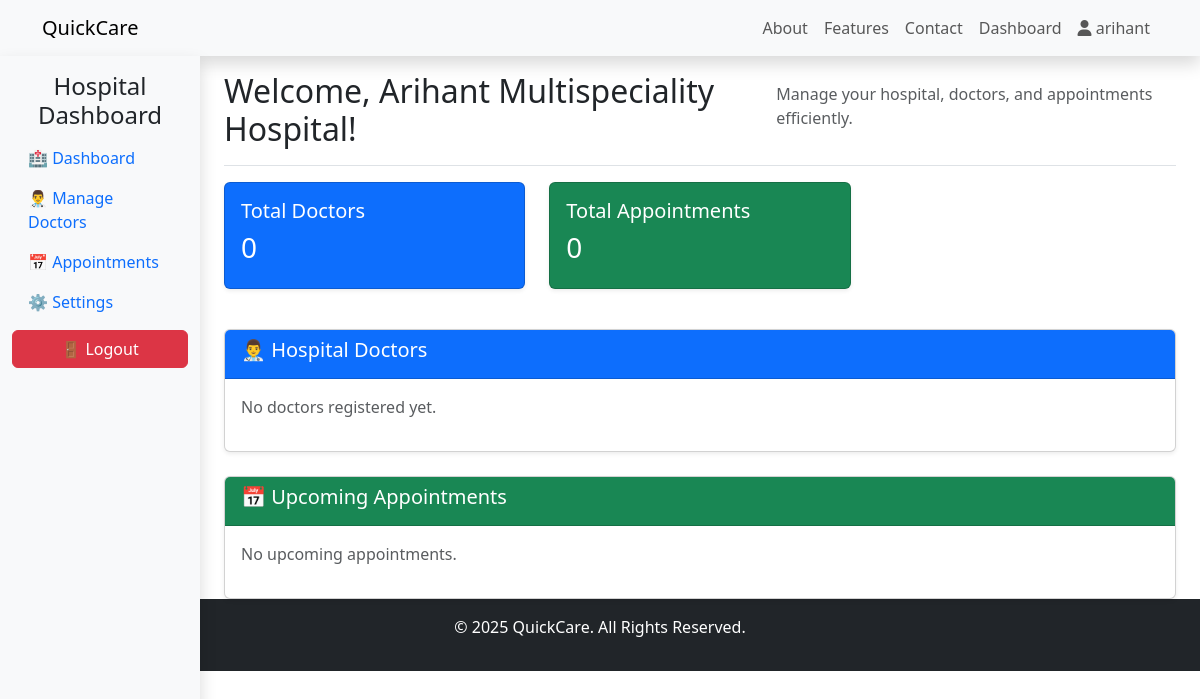
Before: /hospitals/dashboard/ (signed in) with the older database file.
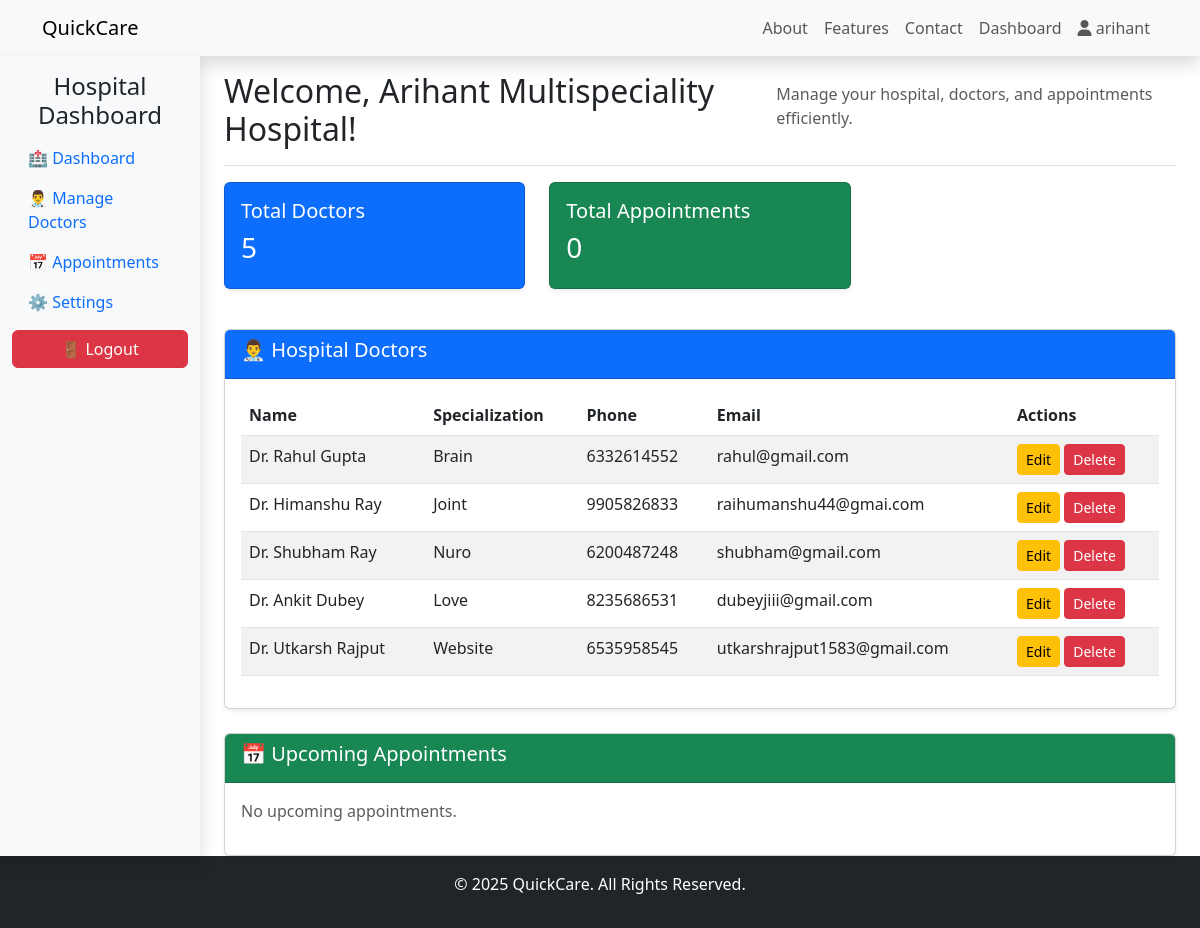
After: the same page with the newer database file.
### accounts/models.py (models this page shows, shortened)
class CustomUser(AbstractUser):
    user_type=models.CharField(max_length=50)
    groups = models.ManyToManyField(Group, related_name="customuser_groups", blank=True)
    user_permissions = models.ManyToManyField(Permission, related_name="customuser_permissions", blank=True)

class HospitalProfile(models.Model):
    user = models.OneToOneField(CustomUser, on_delete=models.CASCADE, related_name="hospital_profile")
    hospital_name = models.CharField(max_length=255)
    registration_number = models.CharField(max_length=100, unique=True)
    phone_number = models.CharField(max_length=15, blank=True, null=True)
    address = models.TextField()
    city = models.CharField(max_length=100)
    state = models.CharField(max_length=100)
    zip_code = models.CharField(max_length=10)
    specialization = models.TextField(blank=True, null=True)  # Special services provided
    emergency_services = models.BooleanField(default=False)  # True if hospital has emergency care

### hospitals/models.py (models this page shows, shortened)
class Doctor(models.Model):
    hospital = models.ForeignKey(HospitalProfile, on_delete=models.CASCADE, related_name="doctors")
    name = models.CharField(max_length=30)
    specialization = models.CharField(max_length=40)
    phone_number = models.CharField(max_length=10)
    email = models.EmailField(unique=True)

### hospitals/views.py (the view)
# urls.py: path("dashboard/", hospital_dashboard, name="hospital_dashboard"),
@login_required
def hospital_dashboard(request):
    hospital=HospitalProfile.objects.get(user=request.user)
    doctors = Doctor.objects.filter(hospital=hospital)
    appointments = Appointment.objects.filter(hospital=hospital)
    context={
        "hospital":hospital,
        "doctors":doctors,
        "appointments":appointments,
    }
    return render(request,"hospitals/hospital_dashboard.html",context)

### hospitals/templates/hospitals/hospital_dashboard.html (shortened to what this page needs)
{% extends "home/base.html" %}
{% block content %}
<div class="container-fluid">
    <div class="row">
        <nav id="sidebarMenu" class="col-md-3 col-lg-2 d-none d-md-block bg-light sidebar vh-100 shadow position-fixed">
            <div class="position-sticky pt-3">
                <h4 class="text-center">Hospital Dashboard</h4>
                <ul class="nav flex-column">
                    <li class="nav-item"><a class="nav-link active" href="#">🏥 Dashboard</a></li>
                    <li class="nav-item"><a class="nav-link" href="{% url 'list_doctors' %}">👨‍⚕️ Manage Doctors</a></li>
                    <li class="nav-item"><a class="nav-link" href="#">📅 Appointments</a></li>
                    <li class="nav-item"><a class="nav-link" href="#">⚙️ Settings</a></li>
                    <li class="nav-item">
                        <form action="{% url 'logout' %}" method="post">
                            <button type="submit" class="btn btn-danger w-100 mt-2">🚪 Logout</button>
                        </form>
                    </li>
                </ul>
            </div>
        </nav>
        <main class="col-md-9 ms-sm-auto col-lg-10 px-md-4">
            <div class="d-flex justify-content-between flex-wrap flex-md-nowrap align-items-center pt-3 pb-2 mb-3 border-bottom">
                <h2>Welcome, {{ hospital.hospital_name }}!</h2>
                <p class="text-muted">Manage your hospital, doctors, and appointments efficiently.</p>
            </div>
            <div class="row">
                <div class="col-12 col-sm-6 col-lg-4 mb-3">
                    <div class="card text-white bg-primary shadow-sm">
                        <div class="card-body">
                            <h5 class="card-title">Total Doctors</h5>
                            <h3>{{ doctors.count }}</h3>
                        </div>
                    </div>
                </div>
                <div class="col-12 col-sm-6 col-lg-4 mb-3">
                    <div class="card text-white bg-success shadow-sm">
                        <div class="card-body">
                            <h5 class="card-title">Total Appointments</h5>
                            <h3>{{ appointments.count }}</h3>
                        </div>
                    </div>
                </div>
            </div>
            <div class="card mt-4 shadow-sm">
                <div class="card-header bg-primary text-white">
                    <h5>👨‍⚕️ Hospital Doctors</h5>
                </div>
                <div class="card-body">
                    {% if doctors %}
                        <div class="table-responsive">
                            <table class="table table-striped">
                                <thead>
                                    <tr>
                                        <th>Name</th>
                                        <th>Specialization</th>
                                        <th>Phone</th>
                                        <th>Email</th>
                                        <th>Actions</th>
                                    </tr>
                                </thead>
                                <tbody>
                                    {% for doctor in doctors %}
                                        <tr>
                                            <td>Dr. {{ doctor.name }}</td>
                                            <td>{{ doctor.specialization }}</td>
                                            <td>{{ doctor.phone_number }}</td>
                                            <td>{{ doctor.email }}</td>
                                            <td>
                                                <a href="{% url 'edit_doctor' doctor.id %}" class="btn btn-warning btn-sm"> Edit</a>
                                                <a href="{% url 'delete_doctor' doctor.id %}" class="btn btn-danger btn-sm"> Delete</a>
                                            </td>
                                        </tr>
                                    {% endfor %}
                                </tbody>
                            </table>
                        </div>
                    {% else %}
                        <p class="text-muted">No doctors registered yet.</p>
                    {% endif %}
                </div>
            </div>
            <div class="card mt-4 shadow-sm">
                <div class="card-header bg-success text-white">
                    <h5>📅 Upcoming Appointments</h5>
                </div>
                <div class="card-body">
                    {% if appointments %}
                        <div class="table-responsive">
                            <table class="table table-striped">
                                <thead>
                                    <tr>
                                        <th>Patient Name</th>
                                        <th>Doctor</th>
                                        <th>Date</th>
                                        <th>Time</th>
                                        <th>Status</th>
                                    </tr>
                                </thead>
                                <tbody>
                                    {% for appointment in appointments %}
                                        <tr>
                                            <td>{{ appointment.patient_name }}</td>
                                            <td>Dr. {{ appointment.doctor.name }}</td>
                                            <td>{{ appointment.date }}</td>
                                            <td>{{ appointment.time }}</td>
                                            <td><span class="badge bg-info">{{ appointment.status }}</span></td>
                                        </tr>
                                    {% endfor %}
                                </tbody>
                            </table>
                        </div>
                    {% else %}
                        <p class="text-muted">No upcoming appointments.</p>
                    {% endif %}
                </div>
            </div>
        </main>
    </div>
</div>
{% endblock %}

### home/templates/home/base.html (shortened to what this page needs)
<!DOCTYPE html>
<html lang="en">
  <head>
    <link rel="stylesheet" href="https://cdn.jsdelivr.net/npm/bootstrap@5.3.0/dist/css/bootstrap.min.css" />
    <link rel="stylesheet" href="https://cdnjs.cloudflare.com/ajax/libs/font-awesome/6.4.2/css/all.min.css" />
  </head>
  <body>
    <nav class="navbar navbar-expand-lg navbar-light bg-light shadow">
      <div class="container">
        <a class="navbar-brand" href="{% url 'home' %}">QuickCare</a>
        <div class="collapse navbar-collapse" id="navbarNav">
          <ul class="navbar-nav ms-auto">
            <li class="nav-item">
              <a class="nav-link" href="#about">About</a>
            </li>
            <li class="nav-item">
              <a class="nav-link" href="#features">Features</a>
            </li>
            <li class="nav-item">
              <a class="nav-link" href="#contact">Contact</a>
            </li>
            {% if user.is_authenticated %}
            <li class="nav-item">
              {% if user.user_type == "Patient" %}
                <a href="{% url 'patient_dashboard' %}" class="nav-link">Dashboard</a>
              {% elif user.user_type == "Hospital" %}
                <a href="{% url 'hospital_dashboard' %}" class="nav-link">Dashboard</a>
              {% endif %}
            </li>
            <li class="nav-item">
              <a href="#" class="nav-link"><i class="fa-solid fa-user"></i> {{ user.username }}</a>
            </li>
            {% else %}
            <li class="nav-item">
              <a href="{% url 'login' %}" class="btn btn-primary">Login</a>
            </li>
            {% endif %}
          </ul>
        </div>
      </div>
    </nav>
    {% block content %} {% endblock %}
    <footer class="bg-dark text-white text-center py-3">
      <p>&copy; 2025 QuickCare. All Rights Reserved.</p>
    </footer>
  </body>
</html>

Changed rows visible on the page:
added Doctor: name "Rahul Gupta", specialization "Brain", phone_number "6332614552", email "rahul@gmail.com"
added Doctor: name "Himanshu Ray", specialization "Joint", phone_number "9905826833", email "raihumanshu44@gmai.com"
added Doctor: name "Shubham Ray", specialization "Nuro", phone_number "6200487248", email "shubham@gmail.com"
added Doctor: name "Ankit Dubey", specialization "Love", phone_number "8235686531", email "dubeyjiii@gmail.com"
added Doctor: name "Utkarsh Rajput", specialization "Website", phone_number "6535958545", email "utkarshrajput1583@gmail.com"
Other visible differences:
{{ doctors.count }}: "0" → "5"
text no longer shown: "No doctors registered yet."
text now shown: "Name Specialization Phone Email Actions"
